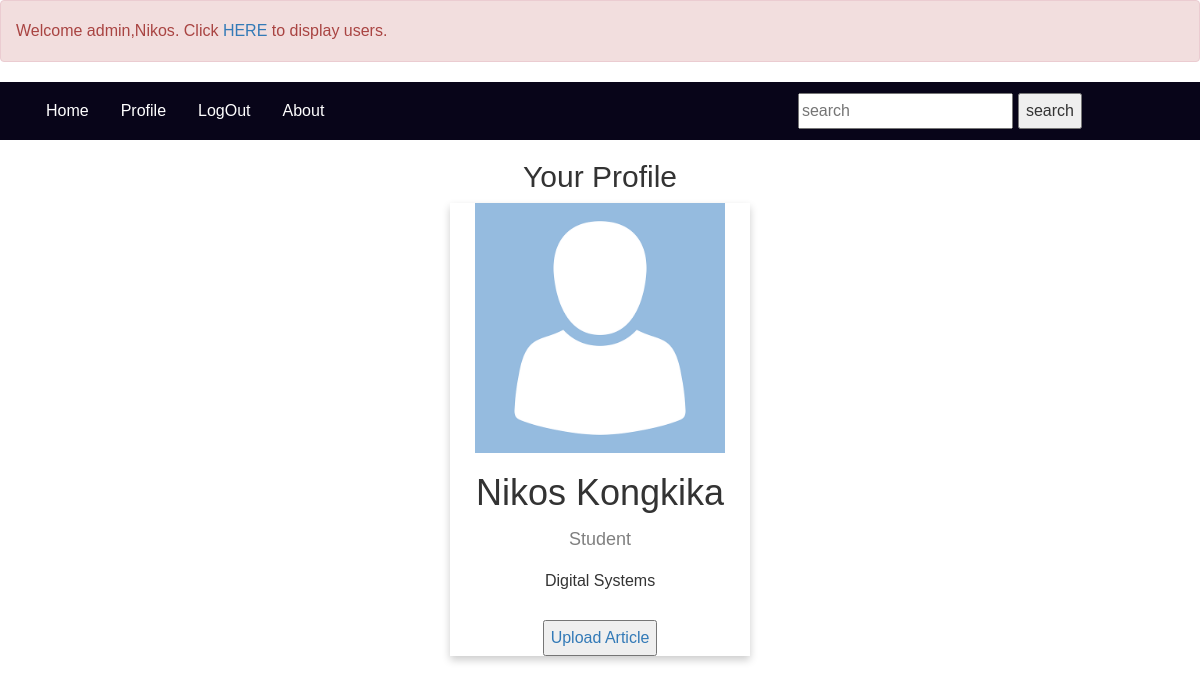
/profile.php (signed in), run on the app's committed database.
### tables this page shows
CREATE TABLE `users` (
  `inf_user_id` int(11) NOT NULL,
  `inf_first_name` varchar(255) NOT NULL,
  `inf_last_name` varchar(255) NOT NULL,
  `inf_email` varchar(255) NOT NULL,
  `inf_password` varchar(255) NOT NULL
);

CREATE TABLE `categories` (
  `inf_user_id` int(11) NOT NULL,
  `inf_category_type` varchar(255) NOT NULL,
  `inf_category_id` int(11) NOT NULL
);

### profile.php (the view, shortened to what this page needs)
<?php
	include 'functions.php';
?>
<!DOCTYPE html>
<html>
<head>
	<link rel="stylesheet" href="https://maxcdn.bootstrapcdn.com/bootstrap/3.3.7/css/bootstrap.min.css">
    <link rel="stylesheet" type="text/css" href="style/style.css">
    <?php
    if (isset($_SESSION["user_id"])){
      $user_id = $_SESSION["user_id"];
      if (isAdministrator($user_id)){
        echo '<div class="alert alert-danger" role="alert">
          Welcome admin,' . $_SESSION["first_name"].'. Click <a href = "users.php">HERE</a> to display users.
        </div>';
      }
    }
    ?>
</head>
<body>
<nav id="navigation">
  	<ul style = "background-color: #080519;">
  		<div style = "background-color: #080519;" class = "container">
  			<li><a href="index.php">Home</a></li>
	    	<li><a href="about.php">About</a></li>
	  		<form method = 'get' action = "index.php">
		  		<li style="float:right"><input type="submit" value = "search" style = "margin-top : 11px; margin-right:88px;" name="search_bar" placeholder="Information Systems"></li>
		   		<li style="float:right"><input type="text" style = "margin-top : 11px; margin-right: 5px;" name="search_bar" placeholder="search"></li>
	   		</form>
		</div>
  	</ul>
</nav>
<main>
	<div class = "container">
	  	<h2 style="text-align:center">Your Profile</h2>
<div class="card">
  <img src="images/avatar.png" alt="John" style="width:250px">
  <h1><?php echo getUserInfo($_SESSION["user_id"]); ?></h1>
  <p class="title">Student</p>
  <p><?php
  	if (isset($_SESSION["user_id"])){
  		echo getCategory($_SESSION["user_id"]);
  	}
   ?></p>
 <p><button> <a  href = "upload_article.php"> Upload Article </a></button></p>
</div>
  	</div>
</main>
</body>
</html>

### style/style.css (style rules this page uses)
* { box-sizing: border-box; }
html { font-size: 62.5%; }
body { margin: 0; opacity: 0; font: 1.6rem/1.875 'Avenir Next', sans-serif; }
body.loaded { opacity: 1; transition: 1s opacity; }
ul { list-style-type: none; margin: 0; padding: 0; overflow: hidden; background-color: #333; }
li { float: left; }
li a { display: block; color: white; text-align: center; padding: 14px 16px; text-decoration: none; }
.card { box-shadow: 0 4px 8px 0 rgba(0, 0, 0, 0.2); max-width: 300px; margin: auto; text-align: center; font-family: arial; }
.title { color: grey; font-size: 18px; }

### data on the page
users: getUserInfo($_SESSION["user_id"]) "Nikos Kongkika"
categories: inf_category_type "Digital Systems"

### other printed values
$_SESSION["first_name"] "Nikos"
